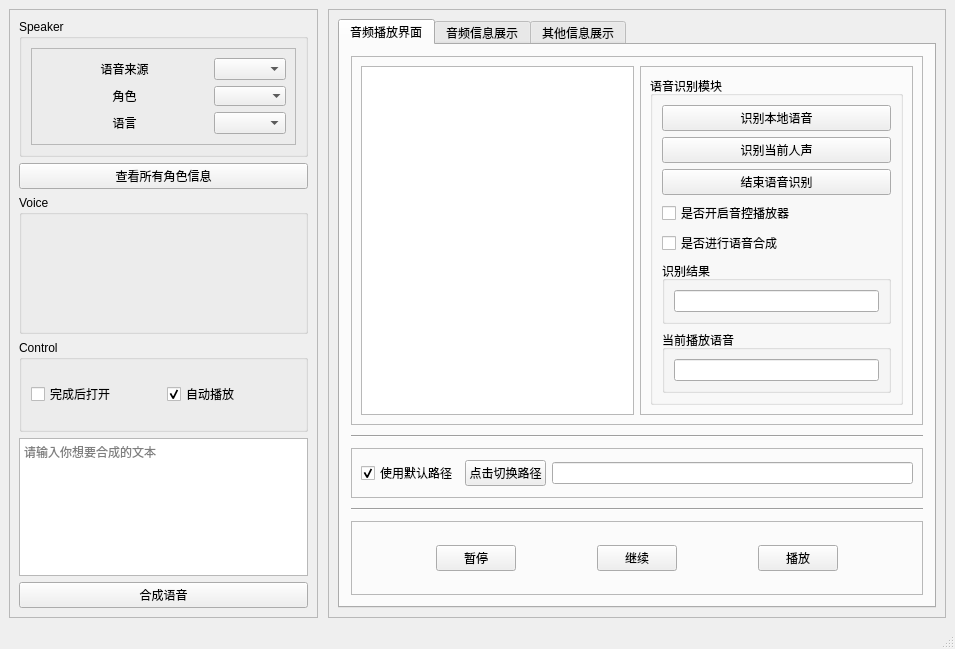
<?xml version="1.0" encoding="UTF-8"?>
<ui version="4.0">
 <class>MainWindow</class>
 <widget class="QMainWindow" name="MainWindow">
  <property name="geometry">
   <rect>
    <x>0</x>
    <y>0</y>
    <width>955</width>
    <height>649</height>
   </rect>
  </property>
  <property name="mouseTracking">
   <bool>false</bool>
  </property>
  <property name="windowTitle">
   <string>语音合成</string>
  </property>
  <property name="autoFillBackground">
   <bool>false</bool>
  </property>
  <widget class="QWidget" name="centralwidget">
   <layout class="QHBoxLayout" name="horizontalLayout_2" stretch="1,2">
    <property name="spacing">
     <number>10</number>
    </property>
    <item>
     <widget class="QFrame" name="frame">
      <property name="autoFillBackground">
       <bool>false</bool>
      </property>
      <property name="frameShape">
       <enum>QFrame::StyledPanel</enum>
      </property>
      <property name="frameShadow">
       <enum>QFrame::Raised</enum>
      </property>
      <layout class="QVBoxLayout" name="verticalLayout" stretch="3,1,3,2,3,1">
       <item>
        <widget class="QGroupBox" name="groupBox">
         <property name="title">
          <string>Speaker</string>
         </property>
         <layout class="QHBoxLayout" name="horizontalLayout_4">
          <item>
           <widget class="QFrame" name="frame_3">
            <property name="frameShape">
             <enum>QFrame::StyledPanel</enum>
            </property>
            <property name="frameShadow">
             <enum>QFrame::Raised</enum>
            </property>
            <layout class="QGridLayout" name="gridLayout" rowstretch="0,0,0" columnstretch="1,0">
             <item row="1" column="1">
              <widget class="QComboBox" name="comboBox_2">
               <property name="frame">
                <bool>false</bool>
               </property>
              </widget>
             </item>
             <item row="1" column="0">
              <widget class="QLabel" name="label_3">
               <property name="text">
                <string>角色</string>
               </property>
               <property name="alignment">
                <set>Qt::AlignCenter</set>
               </property>
              </widget>
             </item>
             <item row="2" column="1">
              <widget class="QComboBox" name="comboBox_3"/>
             </item>
             <item row="0" column="0">
              <widget class="QLabel" name="label_2">
               <property name="text">
                <string>语音来源</string>
               </property>
               <property name="alignment">
                <set>Qt::AlignCenter</set>
               </property>
              </widget>
             </item>
             <item row="2" column="0">
              <widget class="QLabel" name="label">
               <property name="text">
                <string>语言</string>
               </property>
               <property name="alignment">
                <set>Qt::AlignCenter</set>
               </property>
              </widget>
             </item>
             <item row="0" column="1">
              <widget class="QComboBox" name="comboBox"/>
             </item>
            </layout>
           </widget>
          </item>
         </layout>
        </widget>
       </item>
       <item>
        <widget class="QPushButton" name="pushButton_2">
         <property name="text">
          <string>查看所有角色信息</string>
         </property>
        </widget>
       </item>
       <item>
        <widget class="QGroupBox" name="groupBox_2">
         <property name="title">
          <string>Voice</string>
         </property>
        </widget>
       </item>
       <item>
        <widget class="QGroupBox" name="groupBox_3">
         <property name="title">
          <string>Control</string>
         </property>
         <layout class="QHBoxLayout" name="horizontalLayout">
          <item>
           <widget class="QCheckBox" name="checkBox">
            <property name="text">
             <string>完成后打开</string>
            </property>
           </widget>
          </item>
          <item>
           <widget class="QCheckBox" name="checkBox_2">
            <property name="text">
             <string>自动播放</string>
            </property>
            <property name="checked">
             <bool>true</bool>
            </property>
           </widget>
          </item>
         </layout>
        </widget>
       </item>
       <item>
        <widget class="QTextEdit" name="textEdit">
         <property name="html">
          <string>&lt;!DOCTYPE HTML PUBLIC &quot;-//W3C//DTD HTML 4.0//EN&quot; &quot;http://www.w3.org/TR/REC-html40/strict.dtd&quot;&gt;
&lt;html&gt;&lt;head&gt;&lt;meta name=&quot;qrichtext&quot; content=&quot;1&quot; /&gt;&lt;style type=&quot;text/css&quot;&gt;
p, li { white-space: pre-wrap; }
&lt;/style&gt;&lt;/head&gt;&lt;body style=&quot; font-family:'SimSun'; font-size:9pt; font-weight:400; font-style:normal;&quot;&gt;
&lt;p style=&quot;-qt-paragraph-type:empty; margin-top:0px; margin-bottom:0px; margin-left:0px; margin-right:0px; -qt-block-indent:0; text-indent:0px;&quot;&gt;&lt;br /&gt;&lt;/p&gt;&lt;/body&gt;&lt;/html&gt;</string>
         </property>
         <property name="placeholderText">
          <string>请输入你想要合成的文本</string>
         </property>
        </widget>
       </item>
       <item>
        <widget class="QPushButton" name="pushButton">
         <property name="text">
          <string>合成语音</string>
         </property>
         <property name="autoDefault">
          <bool>false</bool>
         </property>
         <property name="default">
          <bool>false</bool>
         </property>
         <property name="flat">
          <bool>false</bool>
         </property>
        </widget>
       </item>
      </layout>
     </widget>
    </item>
    <item>
     <widget class="QFrame" name="frame_2">
      <property name="frameShape">
       <enum>QFrame::StyledPanel</enum>
      </property>
      <property name="frameShadow">
       <enum>QFrame::Raised</enum>
      </property>
      <layout class="QVBoxLayout" name="verticalLayout_3">
       <item>
        <widget class="QTabWidget" name="tabWidget">
         <property name="currentIndex">
          <number>0</number>
         </property>
         <widget class="QWidget" name="tab_2">
          <attribute name="title">
           <string>音频播放界面</string>
          </attribute>
          <layout class="QVBoxLayout" name="verticalLayout_2" stretch="0,0,2,0,3">
           <property name="spacing">
            <number>10</number>
           </property>
           <property name="leftMargin">
            <number>11</number>
           </property>
           <property name="topMargin">
            <number>11</number>
           </property>
           <property name="rightMargin">
            <number>11</number>
           </property>
           <property name="bottomMargin">
            <number>11</number>
           </property>
           <item>
            <widget class="QFrame" name="frame_5">
             <property name="frameShape">
              <enum>QFrame::StyledPanel</enum>
             </property>
             <property name="frameShadow">
              <enum>QFrame::Raised</enum>
             </property>
             <layout class="QHBoxLayout" name="horizontalLayout_5" stretch="1,1">
              <item>
               <widget class="QListWidget" name="listWidget">
                <property name="wordWrap">
                 <bool>true</bool>
                </property>
               </widget>
              </item>
              <item>
               <widget class="QFrame" name="frame_4">
                <property name="frameShape">
                 <enum>QFrame::StyledPanel</enum>
                </property>
                <property name="frameShadow">
                 <enum>QFrame::Raised</enum>
                </property>
                <layout class="QVBoxLayout" name="verticalLayout_6" stretch="0">
                 <item>
                  <widget class="QGroupBox" name="groupBox_4">
                   <property name="title">
                    <string>语音识别模块</string>
                   </property>
                   <layout class="QVBoxLayout" name="verticalLayout_7">
                    <item>
                     <widget class="QPushButton" name="pushButton_9">
                      <property name="text">
                       <string>识别本地语音</string>
                      </property>
                     </widget>
                    </item>
                    <item>
                     <widget class="QPushButton" name="pushButton_11">
                      <property name="text">
                       <string>识别当前人声</string>
                      </property>
                     </widget>
                    </item>
                    <item>
                     <widget class="QPushButton" name="pushButton_10">
                      <property name="text">
                       <string>结束语音识别</string>
                      </property>
                     </widget>
                    </item>
                    <item>
                     <widget class="QCheckBox" name="checkBox_4">
                      <property name="text">
                       <string>是否开启音控播放器</string>
                      </property>
                     </widget>
                    </item>
                    <item>
                     <widget class="QCheckBox" name="checkBox_5">
                      <property name="text">
                       <string>是否进行语音合成</string>
                      </property>
                     </widget>
                    </item>
                    <item>
                     <widget class="QGroupBox" name="groupBox_5">
                      <property name="title">
                       <string>识别结果</string>
                      </property>
                      <layout class="QHBoxLayout" name="horizontalLayout_9">
                       <item>
                        <widget class="QLineEdit" name="lineEdit_2"/>
                       </item>
                      </layout>
                     </widget>
                    </item>
                    <item>
                     <widget class="QGroupBox" name="groupBox_6">
                      <property name="title">
                       <string>当前播放语音</string>
                      </property>
                      <layout class="QHBoxLayout" name="horizontalLayout_10">
                       <item>
                        <widget class="QLineEdit" name="lineEdit_3"/>
                       </item>
                      </layout>
                     </widget>
                    </item>
                   </layout>
                  </widget>
                 </item>
                </layout>
               </widget>
              </item>
             </layout>
            </widget>
           </item>
           <item>
            <widget class="Line" name="line">
             <property name="orientation">
              <enum>Qt::Horizontal</enum>
             </property>
            </widget>
           </item>
           <item>
            <widget class="QFrame" name="frame_7">
             <property name="frameShape">
              <enum>QFrame::StyledPanel</enum>
             </property>
             <property name="frameShadow">
              <enum>QFrame::Raised</enum>
             </property>
             <layout class="QHBoxLayout" name="horizontalLayout_8">
              <item>
               <widget class="QCheckBox" name="checkBox_3">
                <property name="text">
                 <string>使用默认路径</string>
                </property>
                <property name="checked">
                 <bool>true</bool>
                </property>
               </widget>
              </item>
              <item>
               <widget class="QPushButton" name="pushButton_8">
                <property name="text">
                 <string>点击切换路径</string>
                </property>
               </widget>
              </item>
              <item>
               <widget class="QLineEdit" name="lineEdit"/>
              </item>
             </layout>
            </widget>
           </item>
           <item>
            <widget class="Line" name="line_2">
             <property name="orientation">
              <enum>Qt::Horizontal</enum>
             </property>
            </widget>
           </item>
           <item>
            <widget class="QFrame" name="frame_6">
             <property name="frameShape">
              <enum>QFrame::StyledPanel</enum>
             </property>
             <property name="frameShadow">
              <enum>QFrame::Raised</enum>
             </property>
             <layout class="QHBoxLayout" name="horizontalLayout_7">
              <item>
               <spacer name="horizontalSpacer_5">
                <property name="orientation">
                 <enum>Qt::Horizontal</enum>
                </property>
                <property name="sizeHint" stdset="0">
                 <size>
                  <width>40</width>
                  <height>20</height>
                 </size>
                </property>
               </spacer>
              </item>
              <item>
               <widget class="QPushButton" name="pushButton_5">
                <property name="text">
                 <string>暂停</string>
                </property>
               </widget>
              </item>
              <item>
               <spacer name="horizontalSpacer_6">
                <property name="orientation">
                 <enum>Qt::Horizontal</enum>
                </property>
                <property name="sizeHint" stdset="0">
                 <size>
                  <width>40</width>
                  <height>20</height>
                 </size>
                </property>
               </spacer>
              </item>
              <item>
               <widget class="QPushButton" name="pushButton_6">
                <property name="text">
                 <string>继续</string>
                </property>
               </widget>
              </item>
              <item>
               <spacer name="horizontalSpacer_7">
                <property name="orientation">
                 <enum>Qt::Horizontal</enum>
                </property>
                <property name="sizeHint" stdset="0">
                 <size>
                  <width>40</width>
                  <height>20</height>
                 </size>
                </property>
               </spacer>
              </item>
              <item>
               <widget class="QPushButton" name="pushButton_7">
                <property name="text">
                 <string>播放</string>
                </property>
               </widget>
              </item>
              <item>
               <spacer name="horizontalSpacer_8">
                <property name="orientation">
                 <enum>Qt::Horizontal</enum>
                </property>
                <property name="sizeHint" stdset="0">
                 <size>
                  <width>40</width>
                  <height>20</height>
                 </size>
                </property>
               </spacer>
              </item>
             </layout>
            </widget>
           </item>
          </layout>
         </widget>
         <widget class="QWidget" name="tab">
          <attribute name="title">
           <string>音频信息展示</string>
          </attribute>
          <layout class="QVBoxLayout" name="verticalLayout_4" stretch="12,1,2">
           <property name="spacing">
            <number>10</number>
           </property>
           <item>
            <widget class="QTextBrowser" name="textBrowser"/>
           </item>
           <item>
            <spacer name="verticalSpacer">
             <property name="orientation">
              <enum>Qt::Vertical</enum>
             </property>
             <property name="sizeHint" stdset="0">
              <size>
               <width>20</width>
               <height>40</height>
              </size>
             </property>
            </spacer>
           </item>
           <item>
            <widget class="QFrame" name="frame_8">
             <property name="frameShape">
              <enum>QFrame::StyledPanel</enum>
             </property>
             <property name="frameShadow">
              <enum>QFrame::Raised</enum>
             </property>
             <layout class="QHBoxLayout" name="horizontalLayout_6">
              <item>
               <spacer name="horizontalSpacer_3">
                <property name="orientation">
                 <enum>Qt::Horizontal</enum>
                </property>
                <property name="sizeHint" stdset="0">
                 <size>
                  <width>211</width>
                  <height>20</height>
                 </size>
                </property>
               </spacer>
              </item>
              <item>
               <widget class="QPushButton" name="pushButton_4">
                <property name="text">
                 <string>清除</string>
                </property>
               </widget>
              </item>
              <item>
               <spacer name="horizontalSpacer_4">
                <property name="orientation">
                 <enum>Qt::Horizontal</enum>
                </property>
                <property name="sizeHint" stdset="0">
                 <size>
                  <width>211</width>
                  <height>20</height>
                 </size>
                </property>
               </spacer>
              </item>
             </layout>
            </widget>
           </item>
          </layout>
         </widget>
         <widget class="QWidget" name="tab_3">
          <attribute name="title">
           <string>其他信息展示</string>
          </attribute>
          <layout class="QVBoxLayout" name="verticalLayout_5" stretch="12,1,2">
           <property name="spacing">
            <number>10</number>
           </property>
           <item>
            <widget class="QTextBrowser" name="textBrowser_2"/>
           </item>
           <item>
            <spacer name="verticalSpacer_2">
             <property name="orientation">
              <enum>Qt::Vertical</enum>
             </property>
             <property name="sizeHint" stdset="0">
              <size>
               <width>20</width>
               <height>40</height>
              </size>
             </property>
            </spacer>
           </item>
           <item>
            <widget class="QFrame" name="frame_9">
             <property name="frameShape">
              <enum>QFrame::StyledPanel</enum>
             </property>
             <property name="frameShadow">
              <enum>QFrame::Raised</enum>
             </property>
             <layout class="QHBoxLayout" name="horizontalLayout_3">
              <item>
               <spacer name="horizontalSpacer">
                <property name="orientation">
                 <enum>Qt::Horizontal</enum>
                </property>
                <property name="sizeHint" stdset="0">
                 <size>
                  <width>211</width>
                  <height>20</height>
                 </size>
                </property>
               </spacer>
              </item>
              <item>
               <widget class="QPushButton" name="pushButton_3">
                <property name="text">
                 <string>清除</string>
                </property>
               </widget>
              </item>
              <item>
               <spacer name="horizontalSpacer_2">
                <property name="orientation">
                 <enum>Qt::Horizontal</enum>
                </property>
                <property name="sizeHint" stdset="0">
                 <size>
                  <width>211</width>
                  <height>20</height>
                 </size>
                </property>
               </spacer>
              </item>
             </layout>
            </widget>
           </item>
          </layout>
         </widget>
        </widget>
       </item>
      </layout>
     </widget>
    </item>
   </layout>
  </widget>
  <widget class="QStatusBar" name="statusBar"/>
 </widget>
 <resources>
  <include location="../../myqtlearning/resource.qrc"/>
 </resources>
 <connections/>
</ui>
